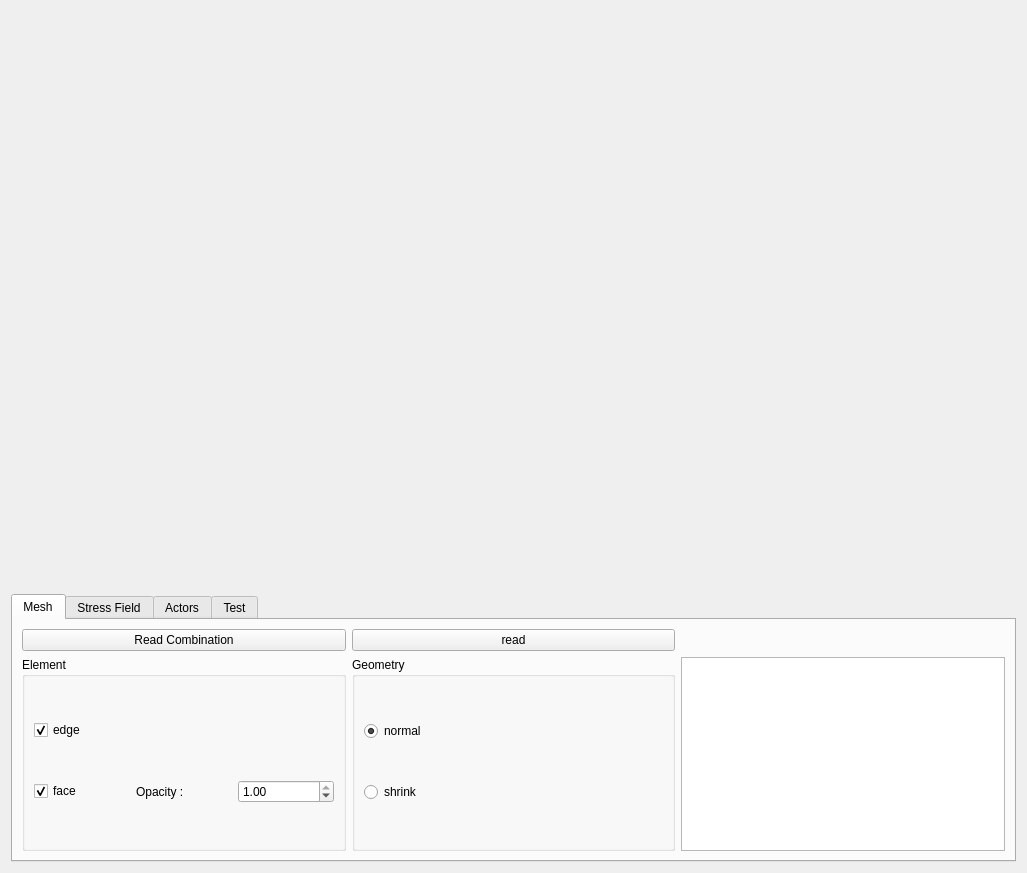
<?xml version="1.0" encoding="UTF-8"?>
<ui version="4.0">
 <class>MeshWidget</class>
 <widget class="QWidget" name="MeshWidget">
  <property name="geometry">
   <rect>
    <x>0</x>
    <y>0</y>
    <width>1027</width>
    <height>873</height>
   </rect>
  </property>
  <property name="sizePolicy">
   <sizepolicy hsizetype="Expanding" vsizetype="Expanding">
    <horstretch>0</horstretch>
    <verstretch>0</verstretch>
   </sizepolicy>
  </property>
  <property name="minimumSize">
   <size>
    <width>150</width>
    <height>0</height>
   </size>
  </property>
  <property name="windowTitle">
   <string>Form</string>
  </property>
  <layout class="QGridLayout" name="gridLayout_2">
   <item row="0" column="0">
    <widget class="QVTKOpenGLWidget" name="viewerWidget" native="true">
     <property name="sizePolicy">
      <sizepolicy hsizetype="Expanding" vsizetype="Expanding">
       <horstretch>0</horstretch>
       <verstretch>0</verstretch>
      </sizepolicy>
     </property>
    </widget>
   </item>
   <item row="1" column="0">
    <widget class="QTabWidget" name="tabWidget">
     <property name="sizePolicy">
      <sizepolicy hsizetype="Expanding" vsizetype="Minimum">
       <horstretch>0</horstretch>
       <verstretch>0</verstretch>
      </sizepolicy>
     </property>
     <property name="minimumSize">
      <size>
       <width>0</width>
       <height>150</height>
      </size>
     </property>
     <property name="currentIndex">
      <number>0</number>
     </property>
     <widget class="QWidget" name="tab_mesh">
      <property name="sizePolicy">
       <sizepolicy hsizetype="Preferred" vsizetype="Minimum">
        <horstretch>0</horstretch>
        <verstretch>0</verstretch>
       </sizepolicy>
      </property>
      <property name="minimumSize">
       <size>
        <width>0</width>
        <height>0</height>
       </size>
      </property>
      <attribute name="title">
       <string>Mesh</string>
      </attribute>
      <layout class="QGridLayout" name="gridLayout">
       <item row="1" column="3">
        <widget class="QGroupBox" name="groupBox_geometry">
         <property name="title">
          <string>Geometry</string>
         </property>
         <layout class="QVBoxLayout" name="verticalLayout">
          <item>
           <widget class="QRadioButton" name="radioButton_normal">
            <property name="text">
             <string>normal</string>
            </property>
            <property name="checked">
             <bool>true</bool>
            </property>
           </widget>
          </item>
          <item>
           <widget class="QRadioButton" name="radioButton_shrink">
            <property name="text">
             <string>shrink</string>
            </property>
           </widget>
          </item>
         </layout>
        </widget>
       </item>
       <item row="1" column="1">
        <widget class="QGroupBox" name="groupBox_element">
         <property name="sizePolicy">
          <sizepolicy hsizetype="Preferred" vsizetype="Preferred">
           <horstretch>0</horstretch>
           <verstretch>0</verstretch>
          </sizepolicy>
         </property>
         <property name="title">
          <string>Element</string>
         </property>
         <layout class="QGridLayout" name="gridLayout_3">
          <item row="3" column="0">
           <widget class="QCheckBox" name="checkBox_face">
            <property name="text">
             <string>face</string>
            </property>
            <property name="checked">
             <bool>true</bool>
            </property>
           </widget>
          </item>
          <item row="1" column="0">
           <widget class="QCheckBox" name="checkBox_edge">
            <property name="text">
             <string>edge</string>
            </property>
            <property name="checked">
             <bool>true</bool>
            </property>
           </widget>
          </item>
          <item row="3" column="2">
           <widget class="QDoubleSpinBox" name="doubleSpinBox_opacity">
            <property name="maximum">
             <double>1.000000000000000</double>
            </property>
            <property name="singleStep">
             <double>0.100000000000000</double>
            </property>
            <property name="value">
             <double>1.000000000000000</double>
            </property>
           </widget>
          </item>
          <item row="3" column="1">
           <widget class="QLabel" name="label_6">
            <property name="text">
             <string>Opacity :</string>
            </property>
           </widget>
          </item>
         </layout>
        </widget>
       </item>
       <item row="0" column="1">
        <widget class="QPushButton" name="pushButton_readCombination">
         <property name="text">
          <string>Read Combination</string>
         </property>
        </widget>
       </item>
       <item row="0" column="3">
        <widget class="QPushButton" name="pushButton_read">
         <property name="text">
          <string>read</string>
         </property>
        </widget>
       </item>
       <item row="1" column="4">
        <widget class="QTextBrowser" name="textBrowser_mesh">
         <property name="sizePolicy">
          <sizepolicy hsizetype="Minimum" vsizetype="Expanding">
           <horstretch>0</horstretch>
           <verstretch>0</verstretch>
          </sizepolicy>
         </property>
         <property name="minimumSize">
          <size>
           <width>160</width>
           <height>0</height>
          </size>
         </property>
        </widget>
       </item>
      </layout>
     </widget>
     <widget class="QWidget" name="tab_stress_field">
      <attribute name="title">
       <string>Stress Field</string>
      </attribute>
      <layout class="QGridLayout" name="gridLayout_4">
       <item row="1" column="0">
        <widget class="QGroupBox" name="groupBox">
         <property name="title">
          <string>Stress Field</string>
         </property>
         <layout class="QGridLayout" name="gridLayout_7">
          <item row="0" column="0">
           <layout class="QVBoxLayout" name="verticalLayout_2">
            <item>
             <widget class="QCheckBox" name="checkBox_stressSingularity">
              <property name="text">
               <string>Stress Singularity</string>
              </property>
             </widget>
            </item>
            <item>
             <widget class="QLabel" name="label_5">
              <property name="text">
               <string>tolerance</string>
              </property>
             </widget>
            </item>
            <item>
             <widget class="QDoubleSpinBox" name="doubleSpinBox_stressSingularityTolerance">
              <property name="decimals">
               <number>6</number>
              </property>
              <property name="singleStep">
               <double>0.000100000000000</double>
              </property>
              <property name="value">
               <double>0.100000000000000</double>
              </property>
             </widget>
            </item>
            <item>
             <widget class="QLabel" name="label_2">
              <property name="text">
               <string>Point size</string>
              </property>
             </widget>
            </item>
            <item>
             <widget class="QDoubleSpinBox" name="doubleSpinBox_pointSize">
              <property name="value">
               <double>10.000000000000000</double>
              </property>
             </widget>
            </item>
            <item>
             <widget class="QPushButton" name="pushButton_singularityRefresh">
              <property name="text">
               <string>Refresh</string>
              </property>
             </widget>
            </item>
           </layout>
          </item>
          <item row="0" column="1">
           <layout class="QVBoxLayout" name="verticalLayout_3">
            <item>
             <widget class="QCheckBox" name="checkBox_render_singular_edges">
              <property name="text">
               <string>Singular edges</string>
              </property>
             </widget>
            </item>
            <item>
             <widget class="QPushButton" name="pushButton_singular_edges_refresh">
              <property name="text">
               <string>Refresh</string>
              </property>
             </widget>
            </item>
           </layout>
          </item>
         </layout>
        </widget>
       </item>
       <item row="1" column="2">
        <widget class="QGroupBox" name="groupBox_2">
         <property name="title">
          <string>split face</string>
         </property>
         <layout class="QGridLayout" name="gridLayout_8">
          <item row="1" column="1">
           <widget class="QDoubleSpinBox" name="doubleSpinBox_split_tolerance">
            <property name="singleStep">
             <double>0.100000000000000</double>
            </property>
            <property name="value">
             <double>0.900000000000000</double>
            </property>
           </widget>
          </item>
          <item row="2" column="1">
           <widget class="QPushButton" name="pushButton_split_refresh">
            <property name="text">
             <string>Refresh</string>
            </property>
           </widget>
          </item>
          <item row="1" column="0">
           <widget class="QLabel" name="label">
            <property name="text">
             <string>tolerance</string>
            </property>
           </widget>
          </item>
          <item row="2" column="0">
           <widget class="QCheckBox" name="checkBox_render_splited_face">
            <property name="text">
             <string>Render</string>
            </property>
            <property name="checked">
             <bool>false</bool>
            </property>
           </widget>
          </item>
         </layout>
        </widget>
       </item>
       <item row="0" column="0">
        <widget class="QPushButton" name="pushButton_readStressFile">
         <property name="text">
          <string>Read Stress</string>
         </property>
        </widget>
       </item>
       <item row="1" column="1">
        <widget class="QGroupBox" name="groupBox_render_stress">
         <property name="sizePolicy">
          <sizepolicy hsizetype="Minimum" vsizetype="Preferred">
           <horstretch>0</horstretch>
           <verstretch>0</verstretch>
          </sizepolicy>
         </property>
         <property name="title">
          <string>principal stress</string>
         </property>
         <layout class="QGridLayout" name="gridLayout_5">
          <item row="1" column="1">
           <widget class="QCheckBox" name="checkBox_major">
            <property name="text">
             <string>major</string>
            </property>
            <property name="checked">
             <bool>true</bool>
            </property>
           </widget>
          </item>
          <item row="0" column="1">
           <widget class="QCheckBox" name="checkBox_render_stress">
            <property name="text">
             <string>Render</string>
            </property>
           </widget>
          </item>
          <item row="2" column="1">
           <widget class="QCheckBox" name="checkBox_mid">
            <property name="text">
             <string>mid</string>
            </property>
           </widget>
          </item>
          <item row="3" column="1">
           <widget class="QCheckBox" name="checkBox_minor">
            <property name="text">
             <string>minor</string>
            </property>
           </widget>
          </item>
         </layout>
        </widget>
       </item>
      </layout>
     </widget>
     <widget class="QWidget" name="tab_actors">
      <attribute name="title">
       <string>Actors</string>
      </attribute>
      <layout class="QHBoxLayout" name="horizontalLayout">
       <item>
        <widget class="QGroupBox" name="groupBox_3">
         <property name="title">
          <string>Properties</string>
         </property>
         <layout class="QGridLayout" name="gridLayout_6">
          <item row="3" column="0">
           <widget class="QLabel" name="label_3">
            <property name="text">
             <string>Size</string>
            </property>
           </widget>
          </item>
          <item row="4" column="2">
           <widget class="QDoubleSpinBox" name="actor_opacity">
            <property name="maximum">
             <double>1.000000000000000</double>
            </property>
            <property name="singleStep">
             <double>0.100000000000000</double>
            </property>
            <property name="value">
             <double>1.000000000000000</double>
            </property>
           </widget>
          </item>
          <item row="4" column="0">
           <widget class="QLabel" name="label_7">
            <property name="text">
             <string>Opacity :</string>
            </property>
           </widget>
          </item>
          <item row="1" column="0">
           <widget class="QPushButton" name="pushButton_actor_color">
            <property name="text">
             <string>Color</string>
            </property>
           </widget>
          </item>
          <item row="3" column="2">
           <widget class="QDoubleSpinBox" name="actor_size"/>
          </item>
          <item row="1" column="2">
           <widget class="QFrame" name="color_frame">
            <property name="autoFillBackground">
             <bool>true</bool>
            </property>
            <property name="frameShape">
             <enum>QFrame::StyledPanel</enum>
            </property>
            <property name="frameShadow">
             <enum>QFrame::Raised</enum>
            </property>
           </widget>
          </item>
         </layout>
        </widget>
       </item>
       <item>
        <widget class="QPushButton" name="pushButton_refresh_listWidget">
         <property name="text">
          <string>Refresh</string>
         </property>
        </widget>
       </item>
       <item>
        <widget class="QListWidget" name="listWidget">
         <property name="sizePolicy">
          <sizepolicy hsizetype="Minimum" vsizetype="Expanding">
           <horstretch>0</horstretch>
           <verstretch>0</verstretch>
          </sizepolicy>
         </property>
         <property name="minimumSize">
          <size>
           <width>256</width>
           <height>0</height>
          </size>
         </property>
        </widget>
       </item>
      </layout>
     </widget>
     <widget class="QWidget" name="tab">
      <attribute name="title">
       <string>Test</string>
      </attribute>
      <widget class="QPushButton" name="pushButton_test">
       <property name="geometry">
        <rect>
         <x>110</x>
         <y>30</y>
         <width>75</width>
         <height>23</height>
        </rect>
       </property>
       <property name="text">
        <string>Test</string>
       </property>
      </widget>
     </widget>
    </widget>
   </item>
  </layout>
 </widget>
 <customwidgets>
  <customwidget>
   <class>QVTKOpenGLWidget</class>
   <extends>QWidget</extends>
   <header>QVTKOpenGLWidget.h</header>
  </customwidget>
 </customwidgets>
 <resources/>
 <connections>
  <connection>
   <sender>doubleSpinBox_opacity</sender>
   <signal>valueChanged(double)</signal>
   <receiver>MeshWidget</receiver>
   <slot>updateMeshOpacity()</slot>
   <hints>
    <hint type="sourcelabel">
     <x>333</x>
     <y>799</y>
    </hint>
    <hint type="destinationlabel">
     <x>3</x>
     <y>500</y>
    </hint>
   </hints>
  </connection>
 </connections>
 <slots>
  <slot>updateMesh()</slot>
  <slot>openStressFile()</slot>
  <slot>renderField()</slot>
  <slot>updateMeshOpacity()</slot>
 </slots>
</ui>
